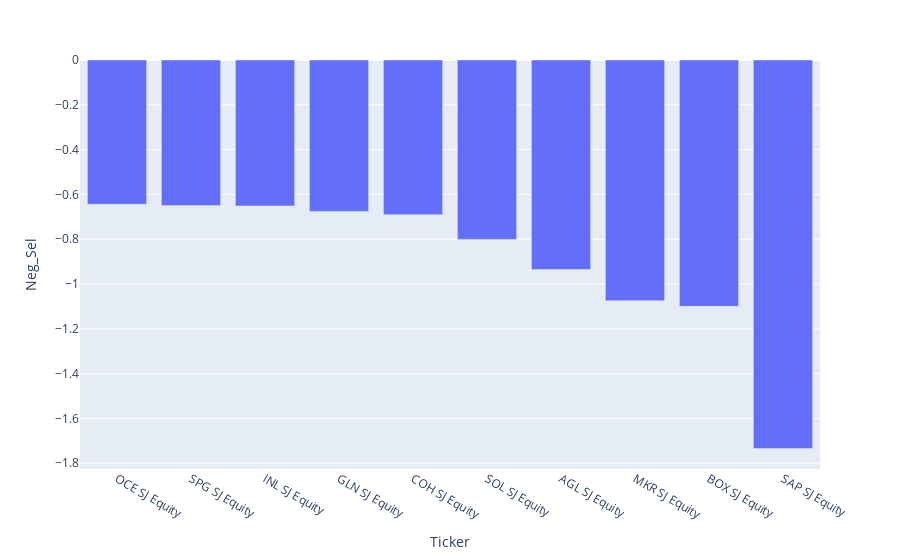

The notebook cell saved with this chart:
### Code cell
Top_10 = Neg_Sel_Month[0:10]
Bottom_10 = Neg_Sel_Month[-10:]
factor_items = out_col_N[-9:-1]
fig = px.bar(Bottom_10, x='Ticker', y='Neg_Sel')
fig.show()

### Figure 1 — Plotly figure (JSON) as saved in the notebook; plotly's stock layout.template omitted (floating-point values rounded to 4 significant figures)
{"data": [{"alignmentgroup": "True", "hovertemplate": "Ticker=%{x}<br>Neg_Sel=%{y}<extra></extra>", "legendgroup": "", "marker": {"color": "#636efa", "pattern": {"shape": ""}}, "name": "", "offsetgroup": "", "orientation": "v", "showlegend": false, "textposition": "auto", "type": "bar", "x": ["OCE SJ Equity", "SPG SJ Equity", "INL SJ Equity", "GLN SJ Equity", "COH SJ Equity", "SOL SJ Equity", "AGL SJ Equity", "MKR SJ Equity", "BOX SJ Equity", "SAP SJ Equity"], "xaxis": "x", "y": [-0.644, -0.6498, -0.6513, -0.6759, -0.6906, -0.8007, -0.9351, -1.075, -1.1, -1.734], "yaxis": "y"}], "layout": {"autosize": true, "barmode": "relative", "legend": {"tracegroupgap": 0}, "margin": {"t": 60}, "xaxis": {"anchor": "y", "autorange": true, "domain": [0, 1], "range": [-0.5, 9.5], "title": {"text": "Ticker"}, "type": "category"}, "yaxis": {"anchor": "x", "autorange": true, "domain": [0, 1], "range": [-1.826, 0], "title": {"text": "Neg_Sel"}, "type": "linear"}}}
